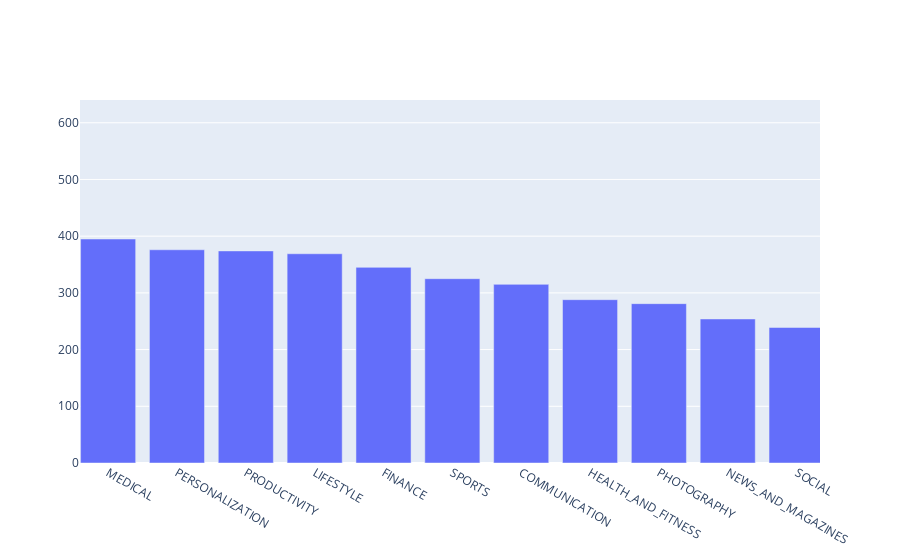

Notebook code for this chart:
### Markdown cell above
## 3. Exploring app categories
<p>With more than 1 billion active users in 190 countries around the world, Google Play continues to be an important distribution platform to build a global audience. For businesses to get their apps in front of users, it's important to make them more quickly and easily discoverable on Google Play. To improve the overall search experience, Google has introduced the concept of grouping apps into categories.</p>
<p>This brings us to the following questions:</p>
<ul>
<li>Which category has the highest share of (active) apps in the market? </li>
<li>Is any specific category dominating the market?</li>
<li>Which categories have the fewest number of apps?</li>
</ul>
<p>We will see that there are <code>33</code> unique app categories present in our dataset. <em>Family</em> and <em>Game</em> apps have the highest market prevalence. Interestingly, <em>Tools</em>, <em>Business</em> and <em>Medical</em> apps are also at the top.</p>

### Code cell
import plotly
plotly.offline.init_notebook_mode(connected=True)
import plotly.graph_objs as go

# Print the total number of unique categories
num_categories = len(apps['Category'].unique())
print('Number of categories = ', num_categories)

# Count the number of apps in each 'Category'. Sort in descending order depending on number of apps in each category
num_apps_in_category = apps['Category'].value_counts().sort_values(ascending = False)

data = [go.Bar(
        x = num_apps_in_category.index, # index = category name
        y = num_apps_in_category.values, # value = count
)]

plotly.offline.iplot(data)

### Figure 1 — Plotly figure (JSON) as saved in the notebook; plotly's stock layout.template omitted (floating-point values rounded to 4 significant figures)
{"data": [{"type": "bar", "x": ["FAMILY", "GAME", "TOOLS", "BUSINESS", "MEDICAL", "PERSONALIZATION", "PRODUCTIVITY", "LIFESTYLE", "FINANCE", "SPORTS", "COMMUNICATION", "HEALTH_AND_FITNESS", "PHOTOGRAPHY", "NEWS_AND_MAGAZINES", "SOCIAL", "BOOKS_AND_REFERENCE", "TRAVEL_AND_LOCAL", "SHOPPING", "DATING", "VIDEO_PLAYERS", "MAPS_AND_NAVIGATION", "EDUCATION", "FOOD_AND_DRINK", "ENTERTAINMENT", "AUTO_AND_VEHICLES", "LIBRARIES_AND_DEMO", "WEATHER", "HOUSE_AND_HOME", "ART_AND_DESIGN", "EVENTS", "PARENTING", "COMICS", "BEAUTY"], "y": [1832, 959, 827, 420, 395, 376, 374, 369, 345, 325, 315, 288, 281, 254, 239, 222, 219, 202, 171, 163, 131, 119, 112, 102, 85, 84, 79, 74, 64, 64, 60, 56, 53]}], "layout": {"autosize": true, "dragmode": "zoom", "xaxis": {"autorange": false, "range": [3.591, 14.34], "type": "category"}, "yaxis": {"autorange": false, "range": [0, 640.1], "type": "linear"}}}
